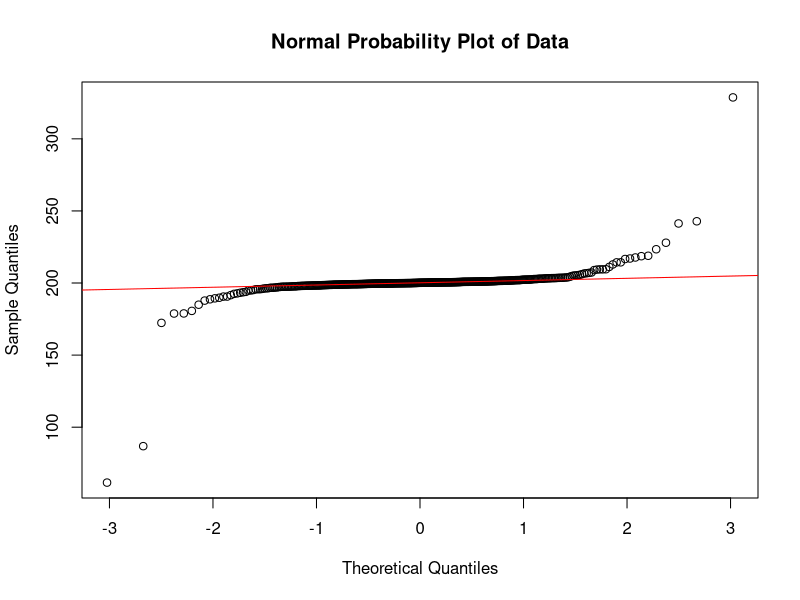
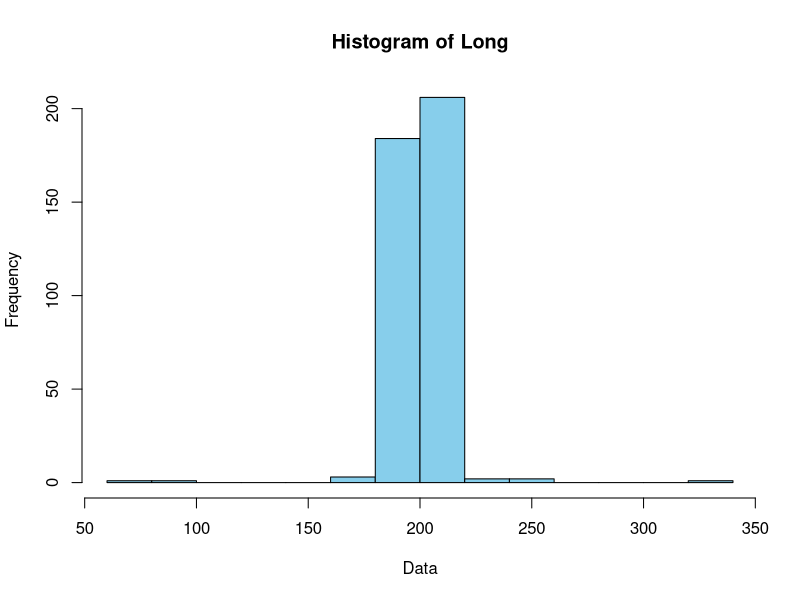
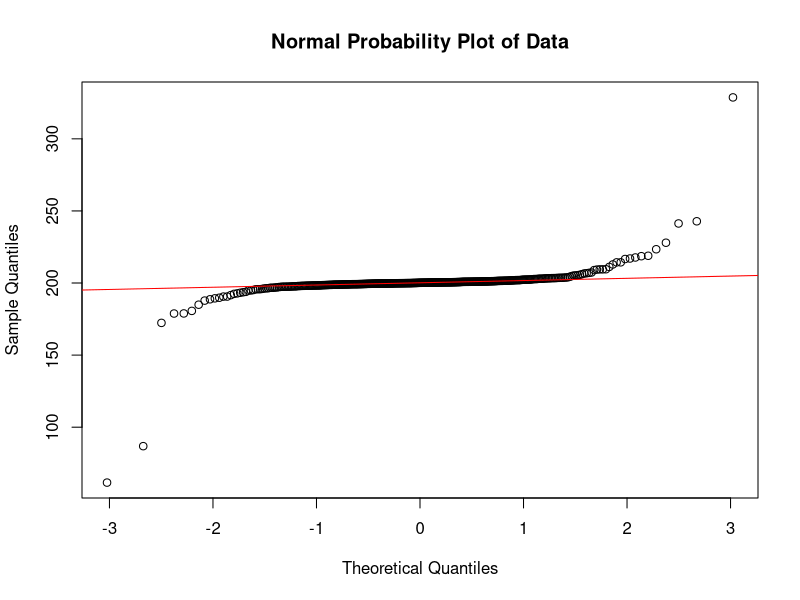
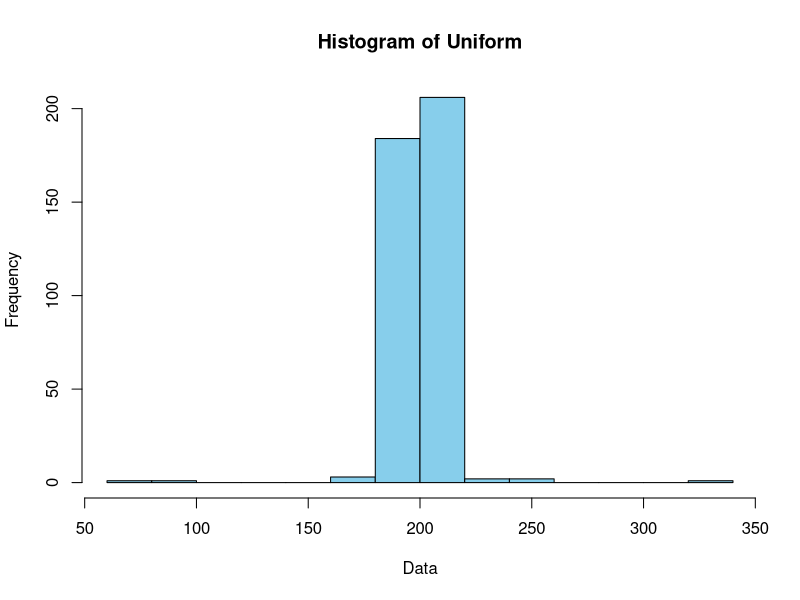
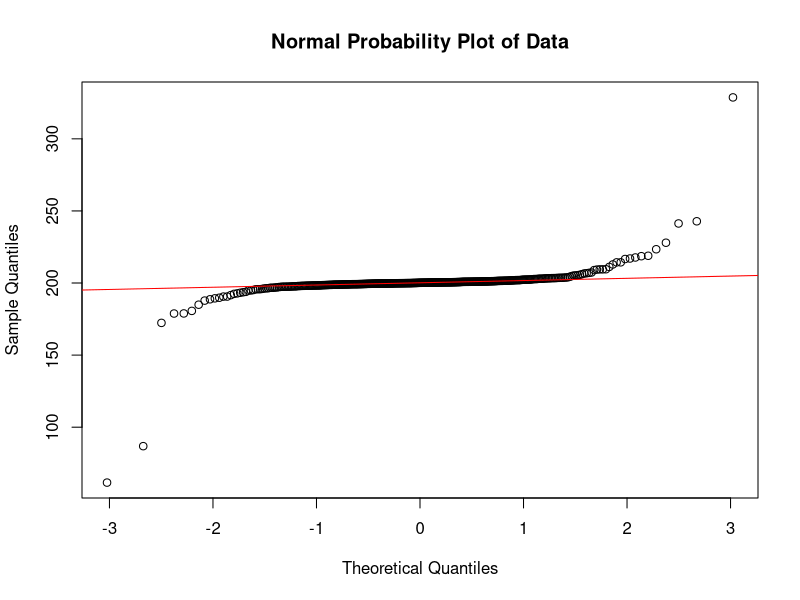

R code for these plots, in order:
set.seed(123)
n <- 400
long <- rcauchy(n, location = 200, scale = 1)
RandomData <- long
print(RandomData)

qqnorm(RandomData, main = "Normal Probability Plot of Data")
qqline(RandomData, col = "red")
hist(RandomData, main="Histogram of Long", xlab="Data", col="skyblue", border="black")


qqnorm(RandomData, main = "Normal Probability Plot of Data")
qqline(RandomData, col = "red")

hist(RandomData, main="Histogram of Uniform", xlab="Data", col="skyblue", border="black")


print(RandomData)
qqnorm(RandomData, main = "Normal Probability Plot of Data")
qqline(RandomData, col = "red")


print(RandomData)





short <- runif(n, min = -20, max = 50)
long <- rcauchy(n, location = 200, scale = 1)
